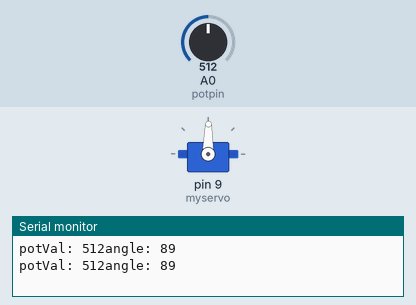
A sketch run on a simulated Arduino Uno, built with avr-gcc and run on an emulated ATmega328P. On the bench: servo, the last lines printed to the serial monitor. The inputs (shaded band) are chosen by the test bench; at power-on: A0 (potpin) = 512.

Above: at 1.8 s.
1.9 s: A0 (potpin) set to 716
At 2.8 s:
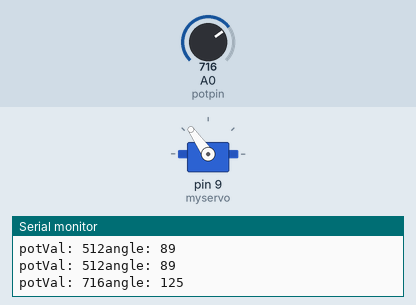
3.5 s: A0 (potpin) set to 900
At 4.4 s:
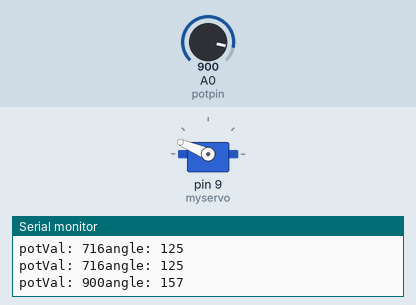
5.5 s: A0 (potpin) set to 1023
At 7.2 s:
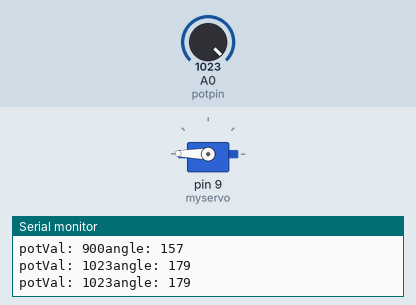
7.5 s: A0 (potpin) set to 306
At 8.7 s:
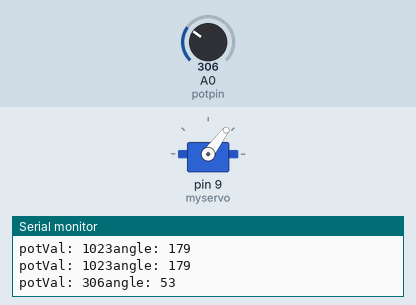
9.5 s: A0 (potpin) set to 122
At 10.3 s:
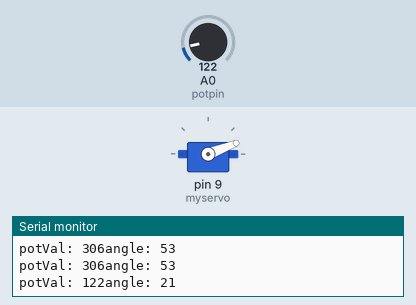
11.5 s: A0 (potpin) set to 511
At 13.1 s:
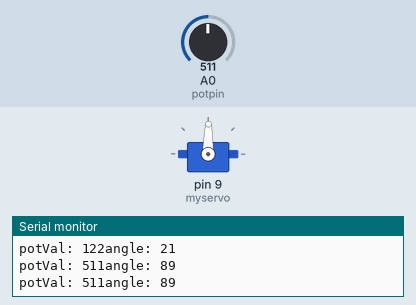
Timing chart, 0 to 14.5 s (numbered marks = the images above; inputs shaded):
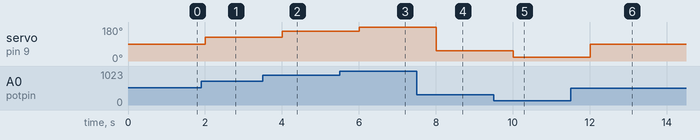

Measured:
- after the input at 1.9 s, servo on pin 9 (myservo): 89° → 125° after 0.10 s
- after the input at 3.5 s, servo on pin 9 (myservo): 125° → 157° after 0.50 s
- after the input at 5.5 s, servo on pin 9 (myservo): 157° → 179° after 0.51 s
- after the input at 7.5 s, servo on pin 9 (myservo): 179° → 53° after 0.51 s
- after the input at 9.5 s, servo on pin 9 (myservo): 53° → 21° after 0.51 s
- after the input at 11.5 s, servo on pin 9 (myservo): 21° → 89° after 0.51 s

The sketch:

controlling_servo_motor.ino
```cpp
#include <Servo.h> //first include this library

Servo myservo;  // create servo object to control a servo

int potpin = 0;  // analog pin used to connect the potentiometer
int val; // variable to read the value from the analog pin
int angle;

void setup() {
  myservo.attach(9);
    Serial.begin(9600);
}

void loop() {
  val = analogRead(potpin);
   Serial.print("potVal: ");
  Serial.print(val);// reads the value of the potentiometer (value between 0 and 1023)

  angle = map(val, 0, 1023, 0, 179);
  Serial.print("angle: ");
  Serial.println(angle);

  myservo.write(angle);
  delay(1000);
}
```
